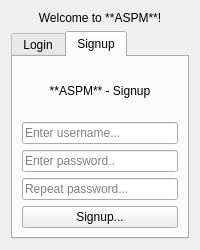
<?xml version="1.0" encoding="UTF-8"?>
<ui version="4.0">
 <class>login_signup_dialog</class>
 <widget class="QDialog" name="login_signup_dialog">
  <property name="geometry">
   <rect>
    <x>0</x>
    <y>0</y>
    <width>200</width>
    <height>250</height>
   </rect>
  </property>
  <property name="sizePolicy">
   <sizepolicy hsizetype="Fixed" vsizetype="Fixed">
    <horstretch>0</horstretch>
    <verstretch>0</verstretch>
   </sizepolicy>
  </property>
  <property name="minimumSize">
   <size>
    <width>200</width>
    <height>250</height>
   </size>
  </property>
  <property name="maximumSize">
   <size>
    <width>200</width>
    <height>250</height>
   </size>
  </property>
  <property name="windowTitle">
   <string>Dialog</string>
  </property>
  <layout class="QVBoxLayout" name="verticalLayout">
   <item>
    <widget class="QLabel" name="welcome_label">
     <property name="text">
      <string notr="true">Welcome to **ASPM**!</string>
     </property>
     <property name="textFormat">
      <enum>Qt::MarkdownText</enum>
     </property>
     <property name="scaledContents">
      <bool>false</bool>
     </property>
     <property name="alignment">
      <set>Qt::AlignCenter</set>
     </property>
    </widget>
   </item>
   <item>
    <widget class="QTabWidget" name="login_signup_tab">
     <property name="minimumSize">
      <size>
       <width>0</width>
       <height>0</height>
      </size>
     </property>
     <property name="tabPosition">
      <enum>QTabWidget::North</enum>
     </property>
     <property name="tabShape">
      <enum>QTabWidget::Rounded</enum>
     </property>
     <property name="currentIndex">
      <number>1</number>
     </property>
     <widget class="QWidget" name="login_tab">
      <attribute name="title">
       <string notr="true">Login</string>
      </attribute>
      <layout class="QVBoxLayout" name="verticalLayout_2">
       <item>
        <widget class="QLabel" name="login_label">
         <property name="text">
          <string>**ASPM** -Login</string>
         </property>
         <property name="textFormat">
          <enum>Qt::MarkdownText</enum>
         </property>
         <property name="alignment">
          <set>Qt::AlignCenter</set>
         </property>
        </widget>
       </item>
       <item>
        <widget class="QLineEdit" name="enter_username_line_2">
         <property name="placeholderText">
          <string>Enter nickname...</string>
         </property>
        </widget>
       </item>
       <item>
        <widget class="QLineEdit" name="enter_password_line_2">
         <property name="placeholderText">
          <string>Enter password...</string>
         </property>
        </widget>
       </item>
       <item>
        <widget class="QPushButton" name="login_button">
         <property name="text">
          <string>Login...</string>
         </property>
        </widget>
       </item>
      </layout>
     </widget>
     <widget class="QWidget" name="signup_tab">
      <attribute name="title">
       <string notr="true">Signup</string>
      </attribute>
      <layout class="QVBoxLayout" name="verticalLayout_3">
       <item>
        <widget class="QLabel" name="signup_label">
         <property name="text">
          <string>**ASPM** - Signup</string>
         </property>
         <property name="textFormat">
          <enum>Qt::MarkdownText</enum>
         </property>
         <property name="alignment">
          <set>Qt::AlignCenter</set>
         </property>
        </widget>
       </item>
       <item>
        <widget class="QLineEdit" name="enter_username_line">
         <property name="text">
          <string/>
         </property>
         <property name="placeholderText">
          <string>Enter username...</string>
         </property>
        </widget>
       </item>
       <item>
        <widget class="QLineEdit" name="enter_password_line">
         <property name="placeholderText">
          <string>Enter password..</string>
         </property>
        </widget>
       </item>
       <item>
        <widget class="QLineEdit" name="repeat_password_line">
         <property name="placeholderText">
          <string>Repeat password...</string>
         </property>
        </widget>
       </item>
       <item>
        <widget class="QPushButton" name="signup_button">
         <property name="text">
          <string>Signup...</string>
         </property>
        </widget>
       </item>
      </layout>
     </widget>
    </widget>
   </item>
  </layout>
 </widget>
 <resources/>
 <connections/>
</ui>
